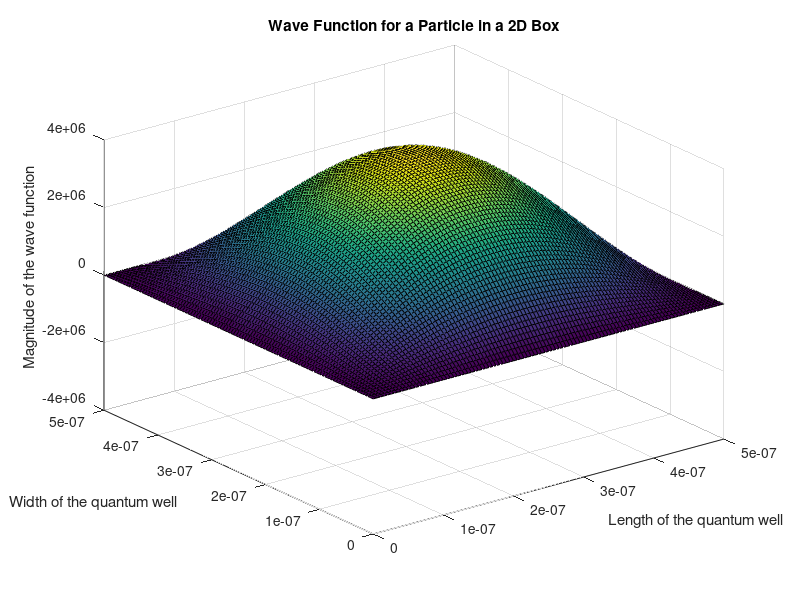

This figure's MATLAB source: (Note: this script raises an error after producing the figure.)
%% Lab Assignment 2; 1D and 2D wave Function Simulation in Matlab
% Author: Emmanuel Mati
% ELEC2250 S2020

% ELEC-2250 S2020
% Lab assignment 2 Part B
% Solution of Schrödinger equation for a particle in a 2D box
%Reference; Solid state Electronic Devices, Streetman, Classnotes
% https://www.physicsforums.com/insights/visualizing-2-d-particle-box/
clear all
close all
clc

% Define constants and variables
h=6.63e-34; %Planck's constant in Joules
m=9.11e-31; % Free Electron mass
hbar=h/(2*pi);
for n=1:1:5 %modified to 5 from 3
    nx=n; % number of energy states along x direction
    ny=n; % number of energy states along x direction
    Lx = 0.5e-6; %length for part 5
    Ly = 0.5e-6; %length for part 5

    kx =nx*pi/Lx;
    ky =ny*pi/Ly;
    E=n^2*pi^2*hbar^2/(2*m)*(1/Lx^2+1/Ly^2) % Energy of a particle in a 2D box
    w =hbar*(kx^2+ky^2)/2*m % frequency from E=hf
    w=5*w./max(w) % Frequency scaling forvisualization
    A = sqrt(4/(Lx*Ly)) % Wave function amplitude
    PD_peak=A^2 %peak value of the probability density function
    Particle_velocity=sqrt(2*E/m) %particle velocity
    t = linspace(0,5,100); %Time vector
    x=0:Lx/100:Lx;
    y=0:Ly/100:Ly;

    for ii=1:1:length(x)
        for jj=1:1:length(y)
            psi(ii,jj)=A*sin(kx*x(ii)).*sin(ky.*y(jj)); % Time independent wave function
        end
    end
    
    for kk=1:1:length(t)
        phi(kk)=exp(-j.*w.*t(kk)); % Time dependent wave function
        xx=psi.*phi(kk);
        surf (x,y,real(xx)); % 2DPlotting
        xlim([0 Lx]), ylim([0 Ly]), zlim([-A A]); %Axes range setting
        title('Wave Function for a Particle in a 2D Box')
        xlabel('Length of the quantum well')
        ylabel('Width of the quantum well')
        zlabel ('Magnitude of the wave function')% Title
        drawnow
        frame = getframe(1);
        im = frame2im(frame);
        [Q,map] = rgb2ind(im,256);
        outfile = '2DParticle44.gif'; % FIle name to save the generated .gif file
        if n==1
            imwrite(Q,map,outfile,'gif','LoopCount',Inf,'DelayTime',0);
        else
            imwrite(Q,map,outfile,'gif','WriteMode','append','DelayTime',0);
        end
    end
end
